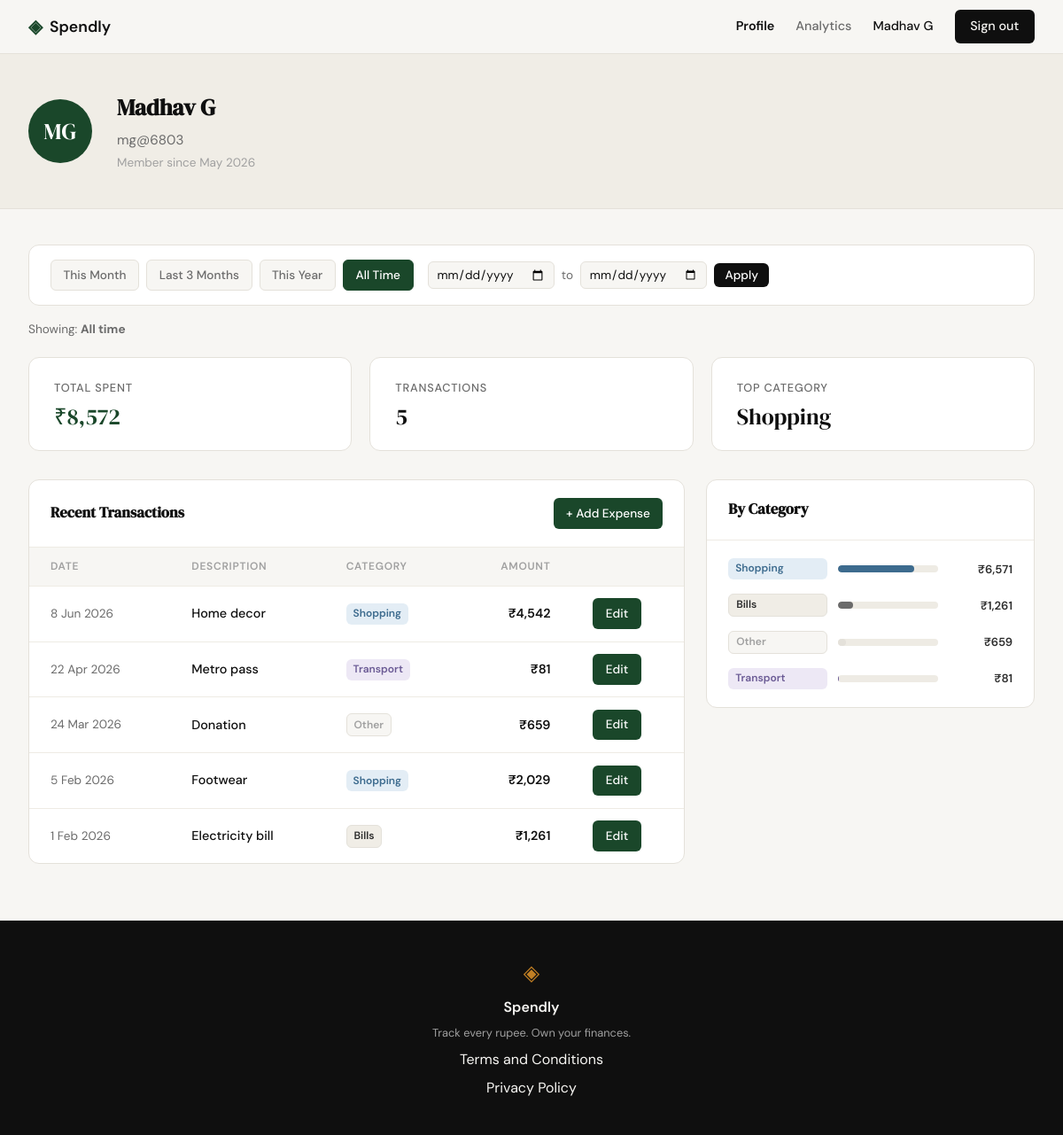
/profile (signed in), run on an earlier commit of the app's database.
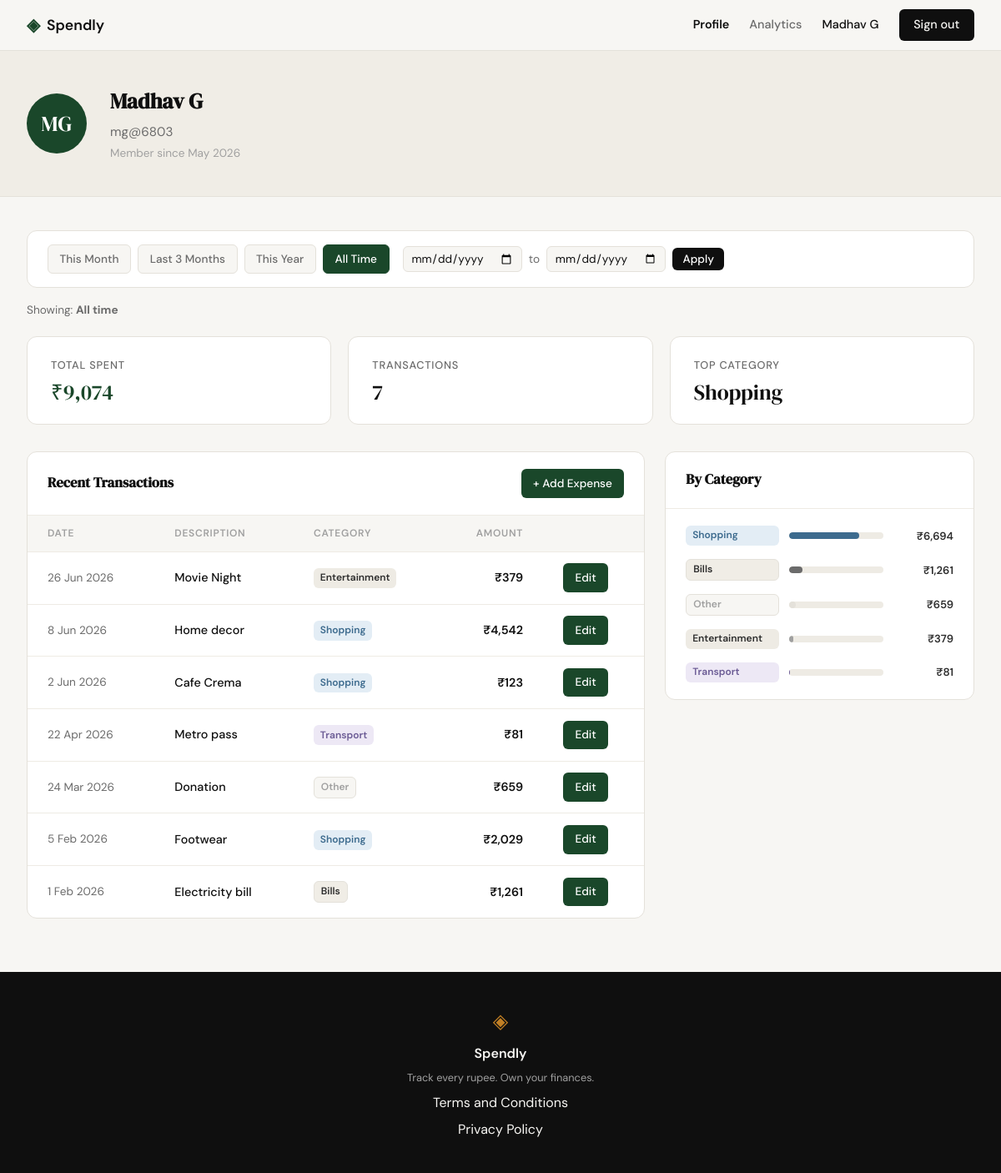
And on a later commit of the database.
### tables this page shows
CREATE TABLE users (
            id            INTEGER PRIMARY KEY AUTOINCREMENT,
            name          TEXT    NOT NULL,
            email         TEXT    NOT NULL UNIQUE,
            password_hash TEXT    NOT NULL,
            created_at    TEXT    DEFAULT (datetime('now'))
        );

CREATE TABLE expenses (
            id          INTEGER PRIMARY KEY AUTOINCREMENT,
            user_id     INTEGER NOT NULL REFERENCES users(id),
            amount      REAL    NOT NULL,
            category    TEXT    NOT NULL,
            date        TEXT    NOT NULL,
            description TEXT,
            created_at  TEXT    DEFAULT (datetime('now'))
        );

### app.py (the view, shortened to what this page needs)
@app.route("/profile")
def profile():
    if not session.get("user_id"):
        return redirect(url_for("login"))
    user_data = get_user_by_id(session["user_id"])
    if not user_data:
        session.clear()
        return redirect(url_for("login"))
    name = user_data["name"]
    initials = "".join(w[0] for w in name.split()[:2]).upper()
    user = {
        "name": name,
        "initials": initials,
        "email": user_data["email"],
        "member_since": user_data["member_since"],
    }
    today = date.today()
    date_from_raw = request.args.get("from", "").strip()
    date_to_raw   = request.args.get("to", "").strip()
    period        = request.args.get("period", "all")
    date_from = date_to = None
    active_period = "all"
    period_label = "All time"
    stats        = get_summary_stats(session["user_id"], date_from, date_to)
    transactions = get_recent_transactions(session["user_id"], date_from=date_from, date_to=date_to)
    categories   = get_category_breakdown(session["user_id"], date_from, date_to)
    return render_template(
        "profile.html",
        user=user,
        stats=stats,
        transactions=transactions,
        categories=categories,
        active_period=active_period,
        date_from=date_from,
        date_to=date_to,
        period_label=period_label,
    )

### database/db.py (called while the page is built)
def get_db():
    conn = sqlite3.connect(DB_PATH)
    conn.row_factory = sqlite3.Row
    conn.execute("PRAGMA foreign_keys = ON")
    return conn

### database/queries.py (called while the page is built)
def _date_clause(date_from, date_to):
    if date_from and date_to:
        return " AND date BETWEEN ? AND ?", (date_from, date_to)
    return "", ()

def get_user_by_id(user_id):
    conn = get_db()
    row = conn.execute(
        "SELECT name, email, created_at FROM users WHERE id = ?", (user_id,)
    ).fetchone()
    conn.close()
    if not row:
        return None
    member_since = datetime.strptime(row["created_at"][:10], "%Y-%m-%d").strftime("%B %Y")
    return {"name": row["name"], "email": row["email"], "member_since": member_since}

def get_summary_stats(user_id, date_from=None, date_to=None):
    conn = get_db()
    date_clause, date_params = _date_clause(date_from, date_to)
    row = conn.execute(
        "SELECT COALESCE(SUM(amount), 0) as total, COUNT(*) as count "
        "FROM expenses WHERE user_id = ?" + date_clause,
        (user_id,) + date_params
    ).fetchone()
    top = conn.execute(
        "SELECT category, SUM(amount) as cat_total FROM expenses "
        "WHERE user_id = ?" + date_clause + " GROUP BY category ORDER BY cat_total DESC LIMIT 1",
        (user_id,) + date_params
    ).fetchone()
    conn.close()
    return {
        "total_spent": f"₹{row['total']:,.0f}",
        "transaction_count": row["count"],
        "top_category": top["category"] if top else "—",
    }

def get_recent_transactions(user_id, limit=10, date_from=None, date_to=None):
    conn = get_db()
    date_clause, date_params = _date_clause(date_from, date_to)
    rows = conn.execute(
        "SELECT id, date, description, category, amount FROM expenses "
        "WHERE user_id = ?" + date_clause + " ORDER BY date DESC LIMIT ?",
        (user_id,) + date_params + (limit,)
    ).fetchall()
    conn.close()
    return [
        {
            "id": r["id"],
            "date": datetime.strptime(r["date"], "%Y-%m-%d").strftime("%-d %b %Y"),
            "description": r["description"] or "",
            "category": r["category"],
            "amount": f"₹{r['amount']:,.0f}",
        }
        for r in rows
    ]

### templates/profile.html (shortened to what this page needs)
{% extends "base.html" %}
{% block content %}
<div class="profile-page">
  <div class="profile-hero">
    <div class="profile-hero-inner">
      <div class="avatar">{{ user.initials }}</div>
      <div class="user-details">
        <h1>{{ user.name }}</h1>
        <p class="user-email">{{ user.email }}</p>
        <p class="user-since">Member since {{ user.member_since }}</p>
      </div>
    </div>
  </div>
  <div class="profile-inner">
    <div class="filter-bar">
      <div class="filter-presets">
        <a href="{{ url_for('profile') }}?period=this_month"
           class="filter-btn{% if active_period == 'this_month' %} active{% endif %}">This Month</a>
        <a href="{{ url_for('profile') }}?period=last_3_months"
           class="filter-btn{% if active_period == 'last_3_months' %} active{% endif %}">Last 3 Months</a>
        <a href="{{ url_for('profile') }}?period=this_year"
           class="filter-btn{% if active_period == 'this_year' %} active{% endif %}">This Year</a>
        <a href="{{ url_for('profile') }}?period=all"
           class="filter-btn{% if active_period == 'all' %} active{% endif %}">All Time</a>
      </div>
      <form class="filter-custom" method="get" action="{{ url_for('profile') }}">
        <input type="date" name="from" value="{{ date_from or '' }}">
        <span class="filter-separator">to</span>
        <input type="date" name="to" value="{{ date_to or '' }}">
        <button type="submit">Apply</button>
      </form>
    </div>
    <p class="period-label">Showing: <strong>{{ period_label }}</strong></p>
    <div class="stats-grid">
      <div class="stat-card">
        <p class="stat-label">Total Spent</p>
        <p class="stat-value accent">{{ stats.total_spent }}</p>
      </div>
      <div class="stat-card">
        <p class="stat-label">Transactions</p>
        <p class="stat-value">{{ stats.transaction_count }}</p>
      </div>
      <div class="stat-card">
        <p class="stat-label">Top Category</p>
        <p class="stat-value">{{ stats.top_category }}</p>
      </div>
    </div>
    <div class="profile-lower">
      <div class="section-card">
        <div class="section-card-header">
          <h2>Recent Transactions</h2>
          <a href="{{ url_for('add_expense') }}" class="btn-primary-sm">+ Add Expense</a>
        </div>
        <table class="tx-table">
          <thead>
            <tr>
              <th>Date</th>
              <th>Description</th>
              <th>Category</th>
              <th class="right">Amount</th>
              <th></th>
            </tr>
          </thead>
          <tbody>
            {% for t in transactions %}
            <tr>
              <td class="tx-date">{{ t.date }}</td>
              <td class="tx-desc">{{ t.description }}</td>
              <td><span class="badge badge-{{ t.category | lower }}">{{ t.category }}</span></td>
              <td class="tx-amount right">{{ t.amount }}</td>
              <td class="tx-actions"><a href="{{ url_for('edit_expense', id=t.id) }}" class="btn-primary-sm">Edit</a></td>
            </tr>
            {% endfor %}
          </tbody>
        </table>
      </div>
      <div class="section-card">
        <div class="section-card-header">
          <h2>By Category</h2>
        </div>
        <div class="categories-body">
          {% for cat in categories %}
          <div class="category-row">
            <span class="badge badge-{{ cat.name | lower }}">{{ cat.name }}</span>
            <div class="progress-track">
              <div class="progress-bar bar-{{ cat.name | lower }}" style="--bar-pct: {{ cat.pct }}%"></div>
            </div>
            <span class="cat-amount">{{ cat.amount }}</span>
          </div>
          {% endfor %}
        </div>
      </div>
    </div>
  </div>
</div>
{% endblock %}

### templates/base.html (shortened to what this page needs)
<!DOCTYPE html>
<html lang="en">
<head>
    <link rel="stylesheet" href="{{ url_for('static', filename='css/style.css') }}">
</head>
<body>
    <nav class="navbar">
        <div class="nav-inner">
            <a href="{{ url_for('landing') }}" class="nav-brand">
                <span class="brand-icon">◈</span>
                <span class="brand-name">Spendly</span>
            </a>
            <div class="nav-links">
                {% if session.get("user_id") %}
                    <a href="{{ url_for('profile') }}"
                       class="{% if request.endpoint == 'profile' %}nav-active{% endif %}">Profile</a>
                    <a href="{{ url_for('analytics') }}"
                       class="{% if request.endpoint == 'analytics' %}nav-active{% endif %}">Analytics</a>
                    <span class="nav-user">{{ session["user_name"] }}</span>
                    <a href="{{ url_for('logout') }}" class="nav-cta">Sign out</a>
                {% else %}
                    <a href="{{ url_for('login') }}">Sign in</a>
                    <a href="{{ url_for('register') }}" class="nav-cta">Get started</a>
                {% endif %}
            </div>
        </div>
    </nav>
    <main class="main-content">
        {% block content %}{% endblock %}
    </main>
    <footer class="footer">
        <div class="footer-inner">
            <span class="brand-icon">◈</span>
            <span class="footer-name">Spendly</span>
            <p class="footer-copy">Track every rupee. Own your finances.</p>
            <a href="/terms">Terms and Conditions</a>
            <a href="/privacy">Privacy Policy</a>
        </div>
    </footer>
</body>
</html>

### static/css/style.css (style rules this page uses)
:root { --ink: #0f0f0f; --ink-soft: #2d2d2d; --ink-muted: #6b6b6b; --ink-faint: #a0a0a0; --paper: #f7f6f3; --paper-warm: #f0ede6; --paper-card: #ffffff; --accent: #1a472a; --accent-light: #e8f0eb; --accent-2: #c17f24; --accent-2-light: #fdf3e3; --danger: #c0392b; --danger-light: #fdecea; --border: #e4e1da; --border-soft: #eeebe4; --color-shopping: #3d6b8e; --color-shopping-light: #e3edf5; --color-transport: #6b5b95; --color-transport-light: #ede8f5; --font-display: 'DM Serif Display', Georgia, serif; --font-body: 'DM Sans', system-ui, sans-serif; --max-width: 1200px; --auth-width: 440px; --radius-sm: 6px; --radius-md: 12px; --radius-lg: 20px; }
*, *::before, *::after { box-sizing: border-box; margin: 0; padding: 0; }
html { font-size: 16px; scroll-behavior: smooth; }
body { background: var(--paper); color: var(--ink); font-family: var(--font-body); font-size: 1rem; line-height: 1.6; -webkit-font-smoothing: antialiased; }
a { color: inherit; text-decoration: none; }
.navbar { position: sticky; top: 0; z-index: 100; background: var(--paper); border-bottom: 1px solid var(--border); padding: 0 2rem; }
.nav-inner { max-width: var(--max-width); margin: 0 auto; height: 60px; display: flex; align-items: center; justify-content: space-between; }
.nav-brand { display: flex; align-items: center; gap: 0.5rem; font-family: var(--font-body); font-weight: 600; font-size: 1.1rem; color: var(--ink); }
.brand-icon { color: var(--accent); font-size: 1.3rem; }
.brand-name { color: var(--ink); }
.nav-links { display: flex; align-items: center; gap: 1.5rem; font-size: 0.9rem; font-weight: 500; }
.nav-links a { color: var(--ink-muted); transition: color 0.2s; }
.nav-links a.nav-active { color: var(--ink); font-weight: 600; }
.nav-cta { background: var(--ink) !important; color: var(--paper) !important; padding: 0.45rem 1.1rem; border-radius: var(--radius-sm); transition: background 0.2s !important; }
.main-content { min-height: calc(100vh - 60px - 100px); }
.btn-primary-sm { display: inline-flex; align-items: center; gap: 0.25rem; padding: 0.4rem 0.9rem; background: var(--accent); color: var(--paper-card); border-radius: var(--radius-sm); font-size: 0.85rem; font-weight: 500; text-decoration: none; transition: opacity 0.15s; }
.footer { background: var(--ink); color: var(--paper); padding: 2.5rem 2rem; text-align: center; }
.footer-inner { display: flex; flex-direction: column; align-items: center; gap: 0.4rem; }
.footer .brand-icon { color: var(--accent-2); font-size: 1.5rem; }
.footer-name { font-weight: 600; font-size: 1rem; }
.footer-copy { font-size: 0.8rem; color: var(--ink-faint); }

What changed in the data, as far as the page shows it:
added expenses: date "26 Jun 2026", description "Movie Night", category "Entertainment", amount "₹379"
added expenses: date "2 Jun 2026", description "Cafe Crema", category "Shopping", amount "₹123"
Also different on the page:
{{ stats.total_spent }}: "₹8,572" → "₹9,074"
{{ stats.transaction_count }}: "5" → "7"
{{ cat.pct }}: 15 → 14 (drawn)
{{ cat.pct }}: 8 → 7 (drawn)
new list line: "Shopping ₹6,694"
new list line: "Entertainment ₹379"
list line gone: "Shopping ₹6,571"
